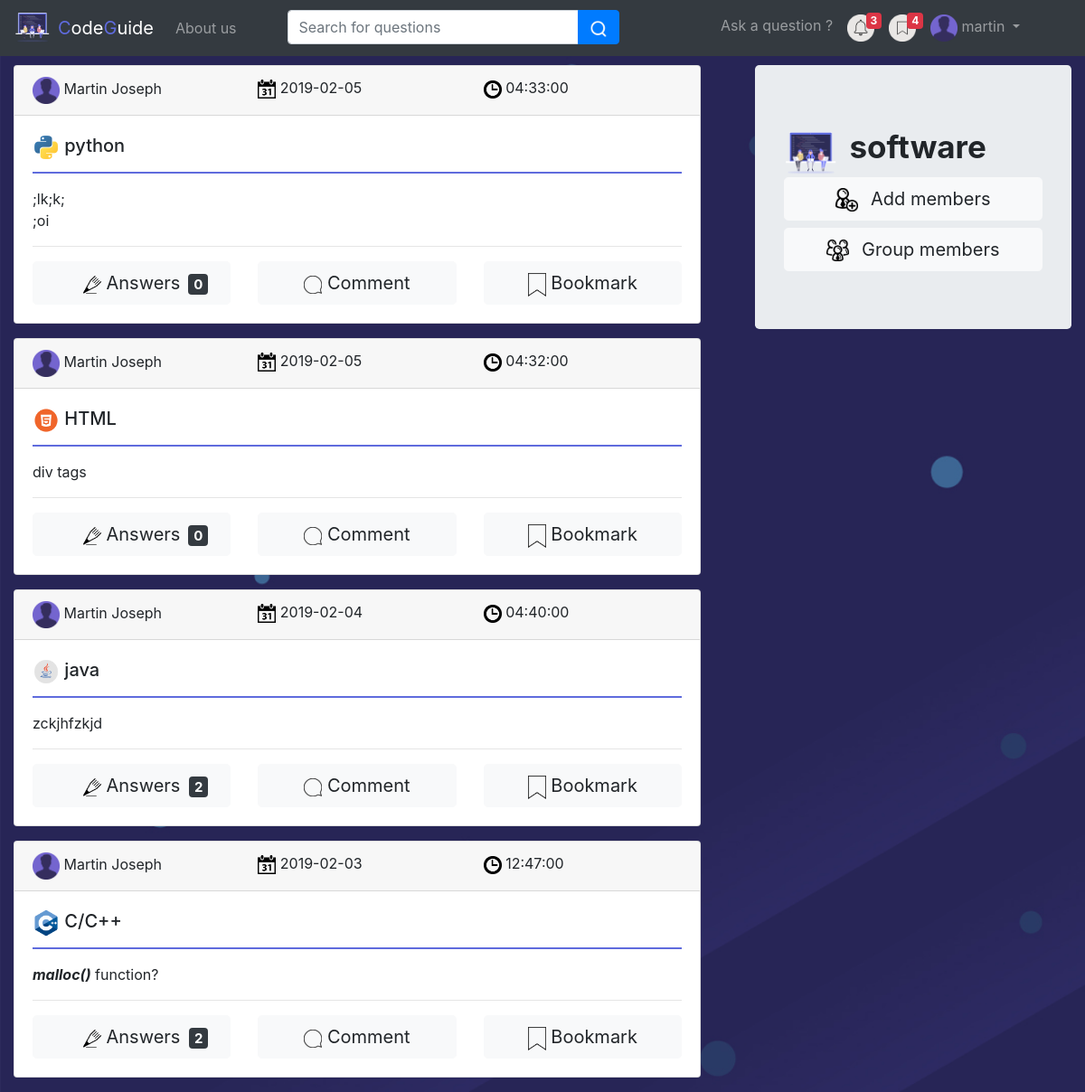
The app's page /Developement/grouppage.php?id=27 (signed in) with its own data.
### tables this page shows
CREATE TABLE `post` (
  `id` int(255) NOT NULL,
  `user_id` text NOT NULL,
  `dates` date NOT NULL,
  `question` text NOT NULL,
  `reported` int(255) NOT NULL,
  `language` text NOT NULL,
  `group_id` int(255) NOT NULL,
  `times` time NOT NULL
);

CREATE TABLE `user` (
  `id` int(255) NOT NULL,
  `first_name` varchar(255) NOT NULL,
  `email` varchar(255) NOT NULL,
  `password` varchar(255) NOT NULL,
  `last_name` varchar(255) NOT NULL
);

CREATE TABLE `groups` (
  `id` int(11) NOT NULL,
  `admin_id` int(11) NOT NULL,
  `name` varchar(255) NOT NULL,
  `number_of_members` int(11) NOT NULL
);

### Developement/model/post.php (called while the page is built, shortened)
<?php
class post extends Database {
public static function group_post($keyword,$group_id)
{
  $keyword = str_replace(" ", "%", $keyword);
  $sql = "SELECT *,post.id as post_id  FROM post join user on post.user_id=user.id
  WHERE question like ('%$keyword%')AND post.group_id=$group_id ORDER BY post.id DESC;";
  $statement = Database::$db->prepare($sql);
  $statement->execute();
  $posts = [];
  while($row = $statement->fetch(PDO::FETCH_ASSOC)) {
    $posts[] = $row;
  }
  return $posts;
}
}
?>

### Developement/model/comment.php (called while the page is built, shortened)
<?php
class comment extends Database {
  public static function get_number_comments($post_id){
    $sql="SELECT COUNT(user_id) as number FROM comment WHERE post_id=$post_id;";
    $statement = Database::$db->prepare($sql);
    $statement->execute();
    $number=$statement->fetch(PDO::FETCH_ASSOC);
    return $number;
  }
}
 ?>

### Developement/model/group.php (called while the page is built, shortened)
<?php
include_once('database.php');
include_once('post.php');
class group extends post {
                  public static function group_info_id($group_id){
                    $sql="SELECT * From groups WHERE id='$group_id';";
                    $statement=Database::$db->prepare($sql);
                    $statement->execute();
                    $group_info=$statement->fetch(PDO::FETCH_ASSOC);
                    return $group_info;
                  }
}
?>

### Developement/grouppage.php (the view, shortened to what this page needs)
<?php include_once("components/head_group.php"); ?>
<!DOCTYPE html>
<html lang="en" dir="ltr">
  <body>
     <div class="row">
      <div class="col-lg-8 col-sm-12">
        <div class="container">
          <?php
          if(isset($_POST['keyword'])){
            $posts=post::group_post($_POST['keyword'],$_GET['id']);
          }else{
            $posts=post::group_post("",$_GET['id']);
          }
          foreach ($posts as $post) {
           ?>
          <div class="card mb-3">
            <div class="card-header">
              <div class="row">
                <div class="col-lg-4">
                  <img src="img/profile.png" width="30 px">
                  <?php echo ucwords($post["first_name"])." ".ucwords($post["last_name"]);?>
                </div>
                <div class="col-lg-4">
                  <img src="img/calender.png" width="20 px">
                  <?php echo $post['dates']?>
                </div>
                <div class="col-lg-4">
                  <img src="img/time.png" width="20 px">
                  <?php echo $post['times']?>
                </div>
              </div>
            </div>
            <div class="card-body">
              <h5 class="card-title">  <?php
              if ($post["language"]=="C/C++") {
                ?>
                  <img src="img/c++.png" height="30px" alt="">
                <?php
              }
              else if ($post["language"]=="C#") {
                ?>
                  <img src="img/csharp.png" height="30px" alt="">
                <?php
              }
              else if ($post["language"]=="java") {
                ?>
                  <img src="img/java.png" height="30px"alt="">
                <?php
              }
              else if ($post["language"]=="python") {
                ?>
                  <img src="img/python.png" height="30px" alt="">
                <?php
              }
              else if ($post["language"]=="php") {
                ?>
                  <img src="img/php.png" height="30px" alt="">
                <?php
              }
              else if ($post["language"]=="CSS") {
                ?>
                  <img src="img/css.png" height="30px" alt="">
                <?php
              }
              else if ($post["language"]=="HTML") {
                ?>
                  <img src="img/html.png" height="30px" alt="">
                <?php
              }
              echo $post["language"];?></h5>
              <p class="card-text" style="border:solid 1px #5f6bdd">
              <?php echo $post["question"];?></p>
              <hr>
              <div class="row rowC<?php echo $post['post_id'] ?>">
                <div class="col-lg-4">
                  <?php
                    $number=comment::get_number_comments($post['post_id']);
                   ?>
                  <button type="button" id="answer_<?php echo $post["post_id"] ?>" class="btn btn-light btn-lg btn-block"><img src="img/answer.png" width="20px">
                    <span id="number_<?php echo $post["post_id"] ?>" style="position:absolute; top:14px; right:40px;" class="badge badge-dark"><?php echo $number['number'];  ?></span>  Answers</button>
                </div>
                <div class="col-lg-4">
                  <button type="button" class="btn btn-light btn-lg btn-block comment" id='comment_<?php echo $post['post_id'] ?>' ><img src="img/comment.png" width="20px">  Comment</button>
                </div>
                <div class="col-lg-4">
                  <button type="button" id="bookmark_<?php echo $post["post_id"] ?>" class="btn btn-light btn-lg btn-block"><img src="img/bookmark2.png" width="20px">  Bookmark</button>
                </div>
              </div>
            </div>
          </div>
          <?php } ?>
        </div>
      </div>
      <div class="col-lg-4 col-sm-12">
        <div class="container">
          <div class="jumbotron">
            <img class="mr-2" src="img/logo.png" width="60 px"  height="50 px"/>
            <span style="font-size:35px; font-weight:bold;"><?php
            $info=group::group_info_id($_GET['id']);
            echo $info['name'];
             ?></span>
            <button type="button" class="btn btn-light btn-lg btn-block mb-2" data-toggle="modal" data-target="#exampleModal2" data-whatever="@mdo"><img src="img/addMember.png" class="mr-2" width="25px">  Add members</button>
            <a class="btn btn-light btn-lg btn-block" data-toggle="collapse" href="#multiCollapseExample1" role="button" aria-expanded="false" aria-controls="multiCollapseExample1"><img src="img/myGroups.png" class="mr-2" width="25px">  Group members</a>
          </div>
        </div>
      </div>
    </div>
  </body>
</html>

### Developement/css/site.css (style rules this page uses)
* { margin: 0; padding: 0; box-sizing: border-box; }
body { background-color: #EFEFEF; }

### Developement/Components/head_group.php (style rules this page uses)
body { background-image: url(img/home.jpg); background-size: cover; background-repeat: no-repeat; }

### records on screen
post: user.first_name "Martin", user.last_name "Joseph", dates "2019-02-05", times "04:33:00", language "python", question ";lk;k; ;oi", number "0"
post: user.first_name "Martin", user.last_name "Joseph", dates "2019-02-05", times "04:32:00", language "HTML", question "div tags", number "0"
post: user.first_name "Martin", user.last_name "Joseph", dates "2019-02-04", times "04:40:00", language "java", question "zckjhfzkjd", number "2"
post: user.first_name "Martin", user.last_name "Joseph", dates "2019-02-03", times "12:47:00", language "C/C++", question "malloc() function?", number "2"
groups: name "software"

### other values on screen
$_SESSION["user_first_name"] "martin"
